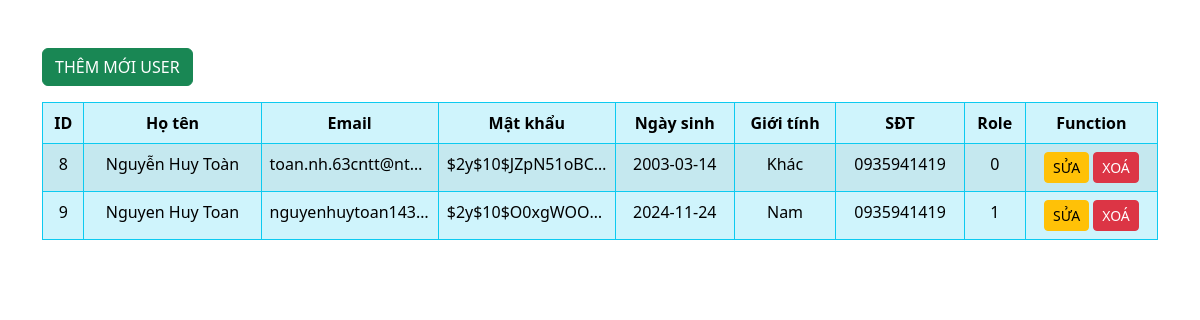
The app's page /admin/pages/users/users.php, older data.
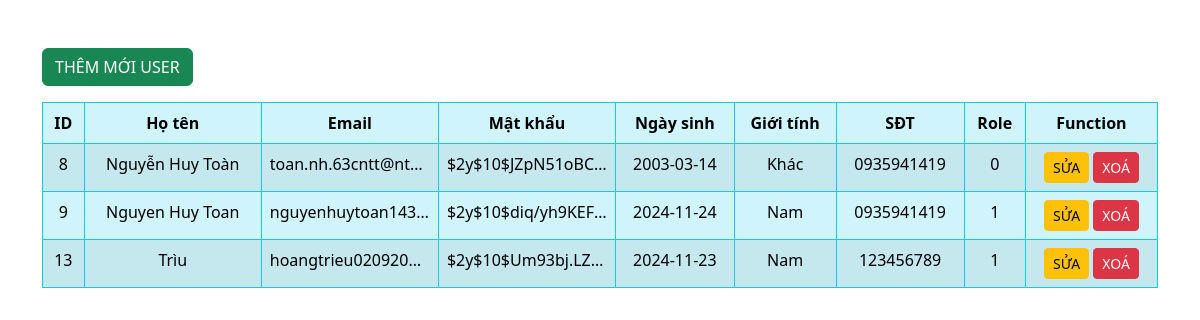
The same page, newer data.
### tables this page shows
CREATE TABLE `users` (
  `UserID` int(11) NOT NULL,
  `Fullname` varchar(50) NOT NULL,
  `Email` varchar(50) NOT NULL,
  `Pass_word` varchar(100) NOT NULL,
  `Dob` date NOT NULL,
  `Sex` enum('Nam','Nữ','Khác') NOT NULL,
  `Phone` varchar(50) NOT NULL,
  `Role` enum('0','1') NOT NULL DEFAULT '1'
);

### admin/pages/users/users.php (the view, shortened to what this page needs)
<!DOCTYPE html>
<html lang="en">
<head>
    <link href="https://cdn.jsdelivr.net/npm/bootstrap@5.3.3/dist/css/bootstrap.min.css" rel="stylesheet">
</head>
<body>
    <?php
        require 'config.php';
        $query = "SELECT * FROM users";
        $result = mysqli_query($connect, $query);
    ?>
    <div class="container mt-5">
        <a href="/BetaCinema_Clone/admin/pages/users/add_users.php" class="btn btn-success text-center">THÊM MỚI USER</a>
        <table class="table table-info table-bordered border-info table-striped mt-3">
            <thead>
                <tr class="text-center">
                    <th scope="col">ID</th>
                    <th scope="col">Họ tên</th>
                    <th scope="col">Email</th>
                    <th scope="col">Mật khẩu</th>
                    <th scope="col">Ngày sinh</th>
                    <th scope="col">Giới tính</th>
                    <th scope="col">SĐT</th>
                    <th scope="col">Role</th>
                    <th scope="col">Function</th>
                </tr>
            </thead>
            <tbody>
                <?php
                while ($row = mysqli_fetch_assoc($result)) {
                    echo "<tr class='text-center'>";
                    echo "<td>" . htmlspecialchars($row['UserID']) . "</td>";
                    echo "<td>" . htmlspecialchars($row['Fullname']) . "</td>";
                    echo "<td>" . htmlspecialchars($row['Email']) . "</td>";
                    echo "<td>" . htmlspecialchars($row['Pass_word']) . "</td>";
                    echo "<td>" . htmlspecialchars($row['Dob']) . "</td>";
                    echo "<td>" . htmlspecialchars($row['Sex']) . "</td>";
                    echo "<td>" . htmlspecialchars($row['Phone']) . "</td>";
                    echo "<td>" . htmlspecialchars($row['Role']) . "</td>";
                    echo "<td>
                            <a href='/BetaCinema_Clone/admin/pages/users/edit_users.php?id=" . htmlspecialchars($row['UserID']) . "' class='btn btn-warning btn-sm'>SỬA</a>
                            <a href='/BetaCinema_Clone/admin/pages/users/delete_users.php?id=" . htmlspecialchars($row['UserID']) . "' class='btn btn-danger btn-sm' onclick=\"return confirm('Bạn có chắc chắn muốn xoá user này không?');\">XOÁ</a>
                          </td>";
                    echo "</tr>";
                }
                ?>
            </tbody>
        </table>
    </div>
</body>
</html>

### admin/pages/users/users.php (style rules this page uses)
thead th { white-space: nowrap; overflow: hidden; text-overflow: ellipsis; max-width: 100px; }
tbody td { white-space: nowrap; overflow: hidden; text-overflow: ellipsis; max-width: 150px; }

Row changes from the older to the newer data that the page shows:
changed users "Nguyen Huy Toan": Pass_word "$2y$10$O0xgWOO…" → "$2y$10$diq/yh9KEF…"
added users: UserID "13", Fullname "Trìu", Email "hoangtrieu0209200…", Pass_word "$2y$10$Um93bj.LZ…", Dob "2024-11-23", Sex "Nam", Phone "123456789", Role "1"
